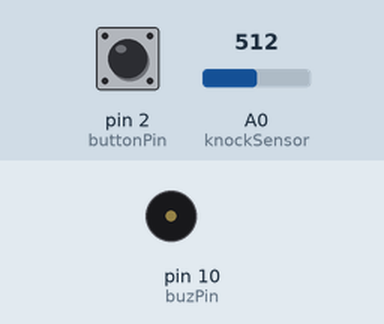
Recording of a sketch running on a simulated Arduino Uno, built with avr-gcc and run on an emulated ATmega328P. Parts: buzzer (waves = sounding). The inputs (shaded band) are chosen by the test bench; at power-on: pin 2 (buttonPin) HIGH, A0 (knockSensor) = 512. What the sketch prints to the serial monitor is not drawn.

Above: at 0.1 s.
At 33.4 s:
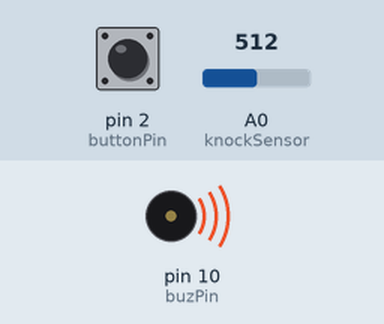
33.5 s: pin 2 (buttonPin) pulled LOW for 0.15 s
35.2 s: A0 (knockSensor) set to 817
57.2 s: A0 (knockSensor) set to 793
Timing chart, 0 to 59.7 s (numbered marks = the images above; inputs shaded):
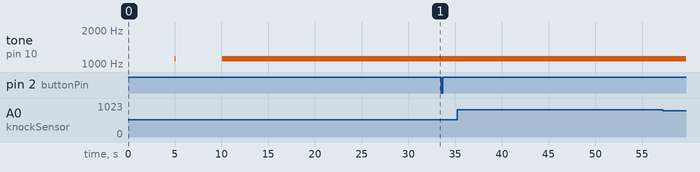

The sketch:

sketch_nov13a.ino
```cpp
const int knockSensor=A0;
int knockVal=0;
int th=400;
int past=0;

int ok=0;
const int buzPin=10;
const int buttonPin=2;
int reading=0;
int buttonState=0;
int lastButtonState=0;

unsigned int lastDebounceTime=0;
unsigned int debounceDelay=50;


void setup() {
  // put your setup code here, to run once:
  pinMode(buttonPin,INPUT_PULLUP);
  pinMode(knockSensor,INPUT);
  pinMode(buzPin,OUTPUT);
Serial.begin(9600);
}

void loop() {
  // put your main code here, to run repeatedly:
knockVal=analogRead(knockSensor);
Serial.print(knockVal);


//if(photonVal>=highTh)
//{
//  analogWrite(ledPin,255);
//}


if(ok==0&&knockVal<800)
{
  past=millis();
  ok=1;

}

int reading=digitalRead(buttonPin);
Serial.print("  ");  Serial.print(reading);  Serial.print("\n");

if(ok==1&&millis()-past>=5000)
{
tone(buzPin,1109);


if(reading!=lastButtonState)
{
  lastDebounceTime=millis();
  }

  if(millis()-lastDebounceTime>debounceDelay)
  {
    if(reading!=buttonState)
   {
    buttonState=reading;
    if(buttonState==HIGH)
    {
      ok=!ok;

    }
   }

  }
 if(ok==0)
 {
  noTone(buzPin);

 }
  lastButtonState=reading;


}


}
```
